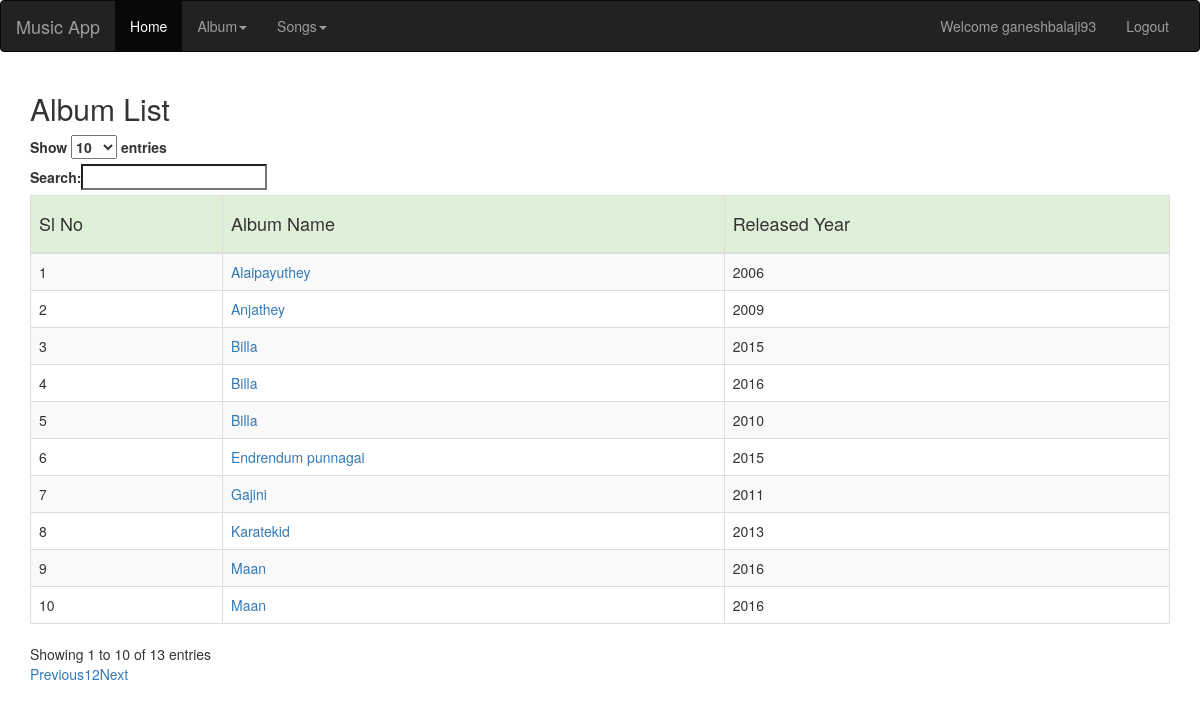
/mysongs/albumdetails (signed in), run on the app's committed database.
### mysongs/models.py (models this page shows, shortened)
class Albumtable(models.Model):
    album_id = models.AutoField(primary_key=True)
    album_name = models.CharField(max_length=60)
    album_year = models.IntegerField(null=True)

### mysongs/views.py (the view)
# urls.py: path('albumdetails', views.albumdetails, name='Album'),
@login_required
def albumdetails(request):
    album_value_list = Albumtable.objects.all()
    album_list = sorted(album_value_list, key=lambda Albumtable: Albumtable.album_name)
    return render(request, 'mysongs/Albumdetails.html', {'album_list': album_list})

### mysongs/templates/mysongs/Albumdetails.html (shortened to what this page needs)
{% extends "myapp/base.html" %}
{% load mysongs_extras %}
{% load staticfiles %}
{% block content %}
    <div class="container">
    <h2>Album List</h2>
    <div class="table-responsive" id="myTable">
    <table class="table table-striped table-hover table-bordered datatable">
    <thead>
    <tr class="bg-success">
                <th><h4>Sl No</h4></th>
                <th><h4>Album Name</h4></th>
                <th><h4>Released Year</h4></th>
    </tr>
    </thead>
    <tbody>
        {% for album in album_list %}
        <tr>
                <td><span>{{ forloop.counter }}</span></td>
                <td><a href="songsview/{{ album.album_id }}">{{ album.album_name }}</a></td>
                <td><span>{{ album.album_year}}</span></td>
        </tr>
        {% endfor %}
    </tbody>
    </table>
    </div>
    </div>
{% endblock  %}

### myapp/Templates/myapp/base.html (shortened to what this page needs)
    {% load staticfiles %}
<!DOCTYPE html>
<html>
<head lang="en">
    <link rel="stylesheet" href="https://maxcdn.bootstrapcdn.com/bootstrap/3.3.7/css/bootstrap.min.css"/>
    <link rel="stylesheet" href="https://cdnjs.cloudflare.com/ajax/libs/bootstrap-datepicker/1.6.4/css/bootstrap-datepicker.css"/>
    <link rel="stylesheet" href="//maxcdn.bootstrapcdn.com/font-awesome/4.1.0/css/font-awesome.min.css"/>
    <link rel="stylesheet" href="https://cdn.datatables.net/1.10.16/css/dataTables.bootstrap.min.css"/>
</head>
<body>
    {% include "myapp/navigation.html" %}
    {%  block content  %}
    {% endblock %}
</body>
</html>

### myapp/Templates/myapp/navigation.html (shortened to what this page needs)
<nav class="navbar navbar-inverse">
  <div class="container-fluid">
    <div class="navbar-header">
      <a class="navbar-brand" href="/myapp/home">Music App</a>
    </div>
    <div class="collapse navbar-collapse" id="myNavbar">
      <ul class="nav navbar-nav">
          {% if user.username %}
            <li class="active"><a href="/myapp/home">Home</a></li>
            <li class="dropdown">
            <a class="dropdown-toggle" data-toggle="dropdown" href="#">Album<span class="caret"></span></a>
            </li>
            <li class="dropdown">
            <a class="dropdown-toggle" data-toggle="dropdown" href="#">Songs<span class="caret"></span></a>
            </li>
          {% else %}
          <li class=""><a href="/myapp/home">Home</a></li>
          {% endif %}
      </ul>
      <ul class="nav navbar-nav navbar-right">
        {% if user.username %}
            <li><a>Welcome {{user.username}}</a></li>
            <li><a href="/myapp/logout">Logout</a></li>
        {% else %}
            <li><a href="/myapp/registration">Registration</a></li>
            <li><a href="/myapp/login"><span class="glyphicon glyphicon-log-in"></span> Login</a></li>
      </ul>
        {% endif %}
        </div>
    </div>
</nav>

### data on the page
Albumtable: album_name "Alaipayuthey", album_year "2006"
Albumtable: album_name "Anjathey", album_year "2009"
Albumtable: album_name "Billa", album_year "2015"
Albumtable: album_name "Billa", album_year "2016"
Albumtable: album_name "Billa", album_year "2010"
Albumtable: album_name "Endrendum punnagai", album_year "2015"
Albumtable: album_name "Gajini", album_year "2011"
Albumtable: album_name "Karatekid", album_year "2013"
Albumtable: album_name "Maan", album_year "2016"
Albumtable: album_name "Maan", album_year "2016"

### other printed values
{{ user.username }} "ganeshbalaji93"
